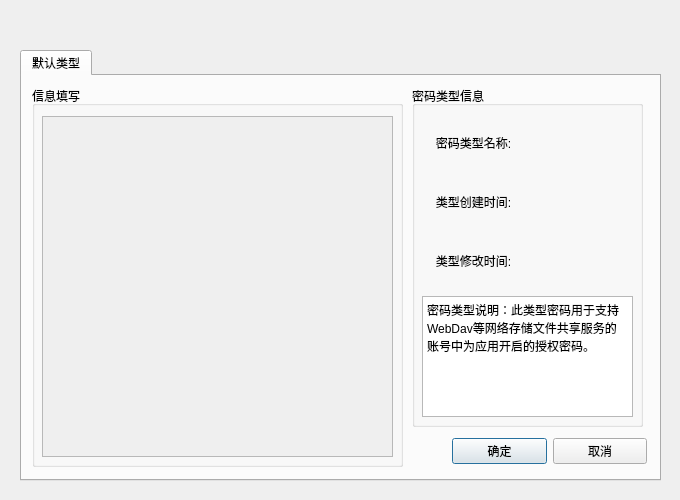
<?xml version="1.0" encoding="UTF-8"?>
<ui version="4.0">
 <class>newItemDialog</class>
 <widget class="QDialog" name="newItemDialog">
  <property name="geometry">
   <rect>
    <x>0</x>
    <y>0</y>
    <width>680</width>
    <height>500</height>
   </rect>
  </property>
  <property name="minimumSize">
   <size>
    <width>680</width>
    <height>500</height>
   </size>
  </property>
  <property name="maximumSize">
   <size>
    <width>680</width>
    <height>500</height>
   </size>
  </property>
  <property name="windowTitle">
   <string>Dialog</string>
  </property>
  <widget class="QTabWidget" name="tabWidget">
   <property name="geometry">
    <rect>
     <x>20</x>
     <y>50</y>
     <width>641</width>
     <height>431</height>
    </rect>
   </property>
   <property name="font">
    <font/>
   </property>
   <property name="tabPosition">
    <enum>QTabWidget::North</enum>
   </property>
   <property name="tabShape">
    <enum>QTabWidget::Rounded</enum>
   </property>
   <property name="currentIndex">
    <number>0</number>
   </property>
   <property name="usesScrollButtons">
    <bool>false</bool>
   </property>
   <property name="movable">
    <bool>false</bool>
   </property>
   <property name="tabBarAutoHide">
    <bool>false</bool>
   </property>
   <widget class="QWidget" name="common">
    <attribute name="title">
     <string>默认类型</string>
    </attribute>
    <widget class="QWidget" name="layoutWidget">
     <property name="geometry">
      <rect>
       <x>430</x>
       <y>360</y>
       <width>195</width>
       <height>31</height>
      </rect>
     </property>
     <layout class="QHBoxLayout" name="confirmLayout">
      <item>
       <widget class="QPushButton" name="confirm">
        <property name="text">
         <string>确定</string>
        </property>
       </widget>
      </item>
      <item>
       <widget class="QPushButton" name="cancel">
        <property name="text">
         <string>取消</string>
        </property>
       </widget>
      </item>
     </layout>
    </widget>
    <widget class="QGroupBox" name="infoGroupBox">
     <property name="geometry">
      <rect>
       <x>10</x>
       <y>10</y>
       <width>371</width>
       <height>381</height>
      </rect>
     </property>
     <property name="title">
      <string>信息填写</string>
     </property>
     <widget class="QScrollArea" name="scrollArea">
      <property name="geometry">
       <rect>
        <x>10</x>
        <y>30</y>
        <width>351</width>
        <height>341</height>
       </rect>
      </property>
      <property name="styleSheet">
       <string notr="true"/>
      </property>
      <property name="widgetResizable">
       <bool>true</bool>
      </property>
      <widget class="QWidget" name="scrollAreaWidgetContents">
       <property name="geometry">
        <rect>
         <x>0</x>
         <y>0</y>
         <width>349</width>
         <height>339</height>
        </rect>
       </property>
       <widget class="QWidget" name="layoutWidget_1">
        <property name="geometry">
         <rect>
          <x>0</x>
          <y>0</y>
          <width>351</width>
          <height>341</height>
         </rect>
        </property>
        <layout class="QVBoxLayout" name="infoLayout"/>
       </widget>
      </widget>
     </widget>
    </widget>
    <widget class="QGroupBox" name="groupBox">
     <property name="geometry">
      <rect>
       <x>390</x>
       <y>10</y>
       <width>231</width>
       <height>341</height>
      </rect>
     </property>
     <property name="title">
      <string>密码类型信息</string>
     </property>
     <widget class="QTextEdit" name="tip">
      <property name="geometry">
       <rect>
        <x>10</x>
        <y>210</y>
        <width>211</width>
        <height>121</height>
       </rect>
      </property>
      <property name="font">
       <font/>
      </property>
      <property name="undoRedoEnabled">
       <bool>false</bool>
      </property>
      <property name="readOnly">
       <bool>true</bool>
      </property>
      <property name="html">
       <string>&lt;!DOCTYPE HTML PUBLIC &quot;-//W3C//DTD HTML 4.0//EN&quot; &quot;http://www.w3.org/TR/REC-html40/strict.dtd&quot;&gt;
&lt;html&gt;&lt;head&gt;&lt;meta name=&quot;qrichtext&quot; content=&quot;1&quot; /&gt;&lt;meta charset=&quot;utf-8&quot; /&gt;&lt;style type=&quot;text/css&quot;&gt;
p, li { white-space: pre-wrap; }
&lt;/style&gt;&lt;/head&gt;&lt;body style=&quot; font-family:'Microsoft YaHei UI'; font-size:9pt; font-weight:400; font-style:normal;&quot;&gt;
&lt;p style=&quot; margin-top:0px; margin-bottom:0px; margin-left:0px; margin-right:0px; -qt-block-indent:0; text-indent:0px;&quot;&gt;密码类型说明：此类型密码用于支持WebDav等网络存储文件共享服务的账号中为应用开启的授权密码。&lt;/p&gt;&lt;/body&gt;&lt;/html&gt;</string>
      </property>
      <property name="placeholderText">
       <string/>
      </property>
     </widget>
     <widget class="QWidget" name="layoutWidget_2">
      <property name="geometry">
       <rect>
        <x>10</x>
        <y>30</y>
        <width>211</width>
        <height>171</height>
       </rect>
      </property>
      <layout class="QVBoxLayout" name="verticalLayout">
       <item>
        <layout class="QHBoxLayout" name="groupTypeNameLayout">
         <item>
          <widget class="QLabel" name="groupTypeNameLabel">
           <property name="text">
            <string>密码类型名称:</string>
           </property>
           <property name="alignment">
            <set>Qt::AlignCenter</set>
           </property>
          </widget>
         </item>
         <item>
          <widget class="QLabel" name="groupTypeName">
           <property name="text">
            <string/>
           </property>
           <property name="wordWrap">
            <bool>true</bool>
           </property>
          </widget>
         </item>
        </layout>
       </item>
       <item>
        <layout class="QHBoxLayout" name="groupTypeCreateTimeLayout">
         <item>
          <widget class="QLabel" name="groupTypeCreateTimeLabel">
           <property name="text">
            <string>类型创建时间:</string>
           </property>
           <property name="alignment">
            <set>Qt::AlignCenter</set>
           </property>
          </widget>
         </item>
         <item>
          <widget class="QLabel" name="groupTypeCreateTime">
           <property name="text">
            <string/>
           </property>
           <property name="scaledContents">
            <bool>true</bool>
           </property>
           <property name="wordWrap">
            <bool>true</bool>
           </property>
          </widget>
         </item>
        </layout>
       </item>
       <item>
        <layout class="QHBoxLayout" name="groupTypeLastEditTimeLayout">
         <item>
          <widget class="QLabel" name="groupTypeLastEditTimeLabel">
           <property name="text">
            <string>类型修改时间:</string>
           </property>
           <property name="alignment">
            <set>Qt::AlignCenter</set>
           </property>
          </widget>
         </item>
         <item>
          <widget class="QLabel" name="groupTypeLastEditTime">
           <property name="text">
            <string/>
           </property>
           <property name="scaledContents">
            <bool>true</bool>
           </property>
           <property name="wordWrap">
            <bool>true</bool>
           </property>
          </widget>
         </item>
        </layout>
       </item>
      </layout>
     </widget>
    </widget>
    <zorder>layoutWidget</zorder>
    <zorder>groupBox</zorder>
    <zorder>infoGroupBox</zorder>
   </widget>
  </widget>
  <widget class="QFrame" name="frame">
   <property name="geometry">
    <rect>
     <x>10</x>
     <y>10</y>
     <width>661</width>
     <height>481</height>
    </rect>
   </property>
   <property name="styleSheet">
    <string notr="true">border:0px;
border-radius:10px;</string>
   </property>
   <property name="frameShape">
    <enum>QFrame::StyledPanel</enum>
   </property>
   <property name="frameShadow">
    <enum>QFrame::Raised</enum>
   </property>
  </widget>
  <zorder>frame</zorder>
  <zorder>tabWidget</zorder>
 </widget>
 <resources/>
 <connections/>
</ui>
